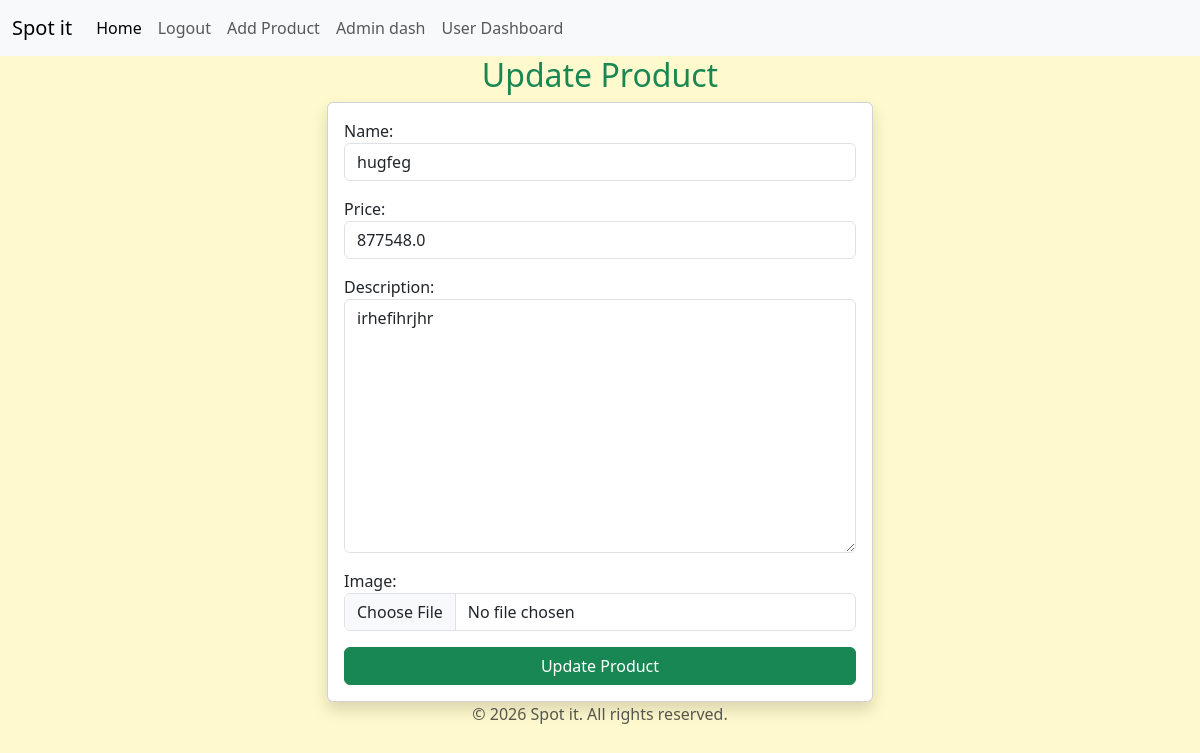
Page /update/4/ (signed in) on the committed database.
### leapp/models.py (models this page shows, shortened)
class Car(models.Model):
    name = models.CharField(max_length=100)
    price = models.FloatField()
    description = models.TextField()
    image = models.ImageField(upload_to='cars/')
    created_at = models.DateTimeField(auto_now_add=True)

### leapp/views.py (the view)
# urls.py: path('update/<int:id>/',views.update_product,name='update'),
@staff_member_required(login_url='login')
def update_product(request,id):
    product=get_object_or_404(Car,id=id)
    if request.method=='POST':
        form = CarForm(request.POST,request.FILES,instance=product)
        if form.is_valid():
            form.save()
            return redirect('products')
    else :
        form=CarForm(instance=product)
        return render(request,'addproduct.html',{'form':form})

### leapp/forms.py
class CarForm(forms.ModelForm):
    class Meta:
        model = Car
        fields = ['name', 'price', 'description', 'image']
        widgets = {
            'name': forms.TextInput(attrs={
                'class': 'form-control',
                'placeholder': 'Enter car name'
            }),
            'price': forms.NumberInput(attrs={
                'class': 'form-control',
                'placeholder': 'Enter car price'
            }),
            'description': forms.Textarea(attrs={
                'class': 'form-control',
                'placeholder': 'Enter car description'
            }),
            'image': forms.FileInput(attrs={'class': 'form-control'}),
        }

### leapp/templates/addproduct.html (shortened to what this page needs)
{% extends 'base.html' %}
{% block content %}
<div class="container">
    <div class="row justify-content-center">
        <div class="col-md-6">
            {% if form.instance.id %}
            <h2 class="text-success text-center">Update Product</h2>
            {% else %}
            <h2 class="text-warning text-center">Add product</h2>
            {% endif %}
            <form method="POST" class="card p-3 shadow" enctype="multipart/form-data">
            {{form.as_p}}
            <button type="submit" class="btn btn-success">
                {% if form.instance.id%}Update Product{% else%}Add Product{% endif %}</button>
            </form>
        </div>
    </div>
</div>
{% endblock %}

### leapp/static/css/style.css (style rules this page uses)
body { background-color:lemonchiffon; }

### rows in the picture
Car: name "hugfeg", price "877548.0", description "irhefihrjhr"
